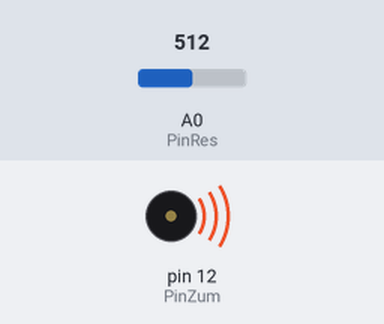
The sketch below on a simulated Arduino Uno, built with avr-gcc and run on an emulated ATmega328P. Parts: buzzer (waves = sounding). Inputs (shaded band) come from the test bench; at power-on: A0 (PinRes) = 512.

Above: at 0.1 s.
Timing chart, 0 to 1.6 s (numbered marks = the images above):
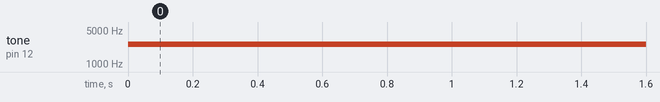

Measured:
- by itself, tone on pin 12 (PinZum): silent → 2552 Hz at 0.00 s

The sketch:

Lesson_6a.ino
```cpp
/*  ПЕРВЫЙ СКЕТЧ  */

// Константа с № вывода к которому подключён зуммер
const int PinZum = 12;
// Константа с № вывода подключён. к потенциометру
const int PinRes = A0;
// Переменная для хранения значений потенциометра
int ValRes = 0;
// Переменная для хранения значений ШИМ
int ValPWM = 0;

void setup(){}

void loop(){
//  Считываем значение с потенциометра
    ValRes = analogRead(PinRes);
//  Вычисляем коэффициент заполнения ШИМ
    ValPWM = map(ValRes, 0,1023, 100,5000);
//  Выводим сигнал на зуммер
    tone(PinZum,ValPWM);
}
```
